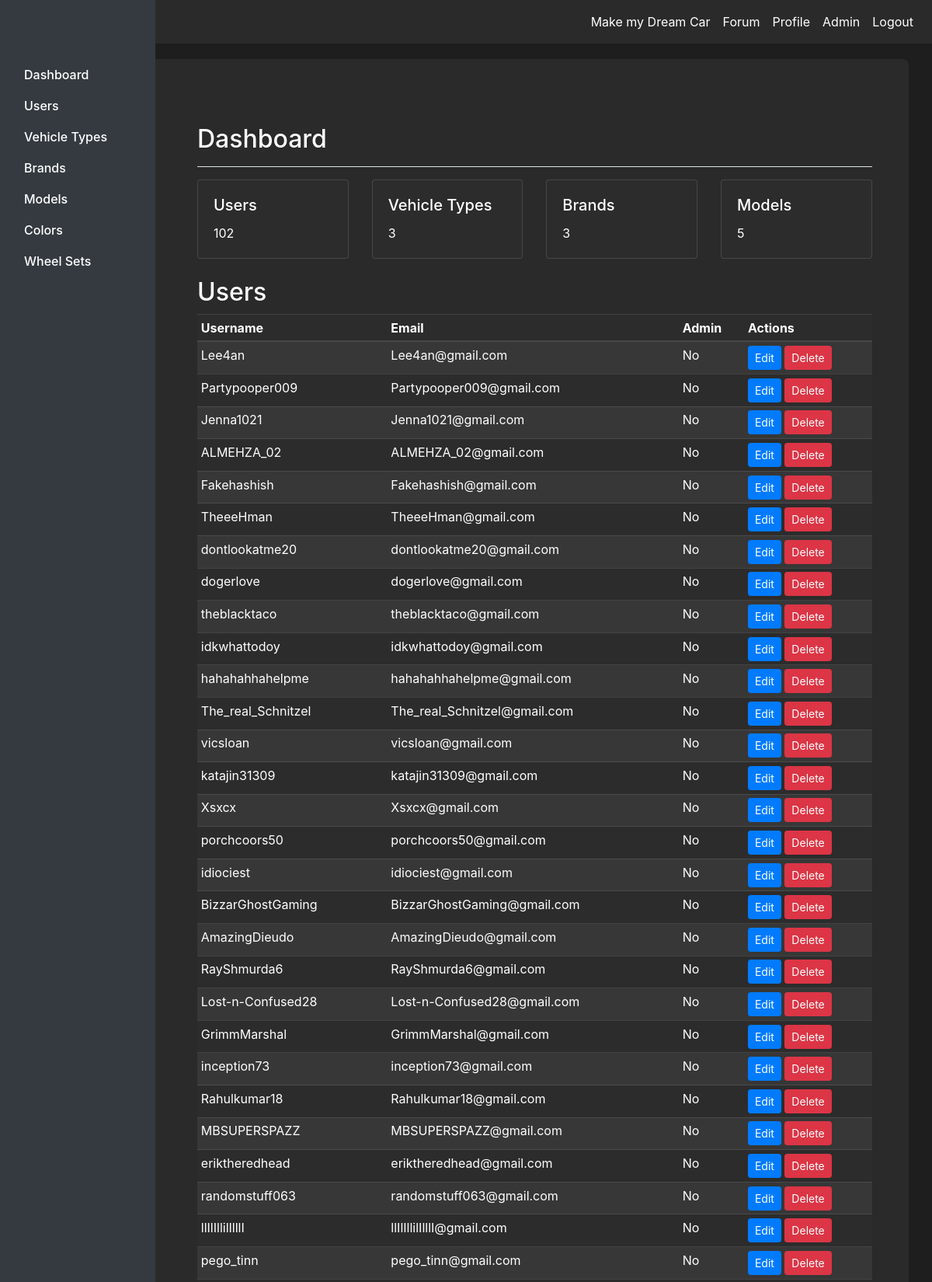
Screenshot of /admin (signed in, upper part) with the database file from the repository.
### tables this page shows
CREATE TABLE user (
    user_id INTEGER PRIMARY KEY AUTOINCREMENT,
    username VARCHAR(64) NOT NULL,
    email VARCHAR(100) NOT NULL,
    password_hash VARCHAR(255) NOT NULL,
    created_at DATETIME DEFAULT CURRENT_TIMESTAMP,
    admin INTEGER DEFAULT 0
);

### app.py (the view)
@app.route('/admin')
@login_required
def admin():
    if not current_user.admin:
        flash('Access denied. Admin privileges required.')
        return redirect(url_for('home'))
    conn = get_db_connection()
    users = User.get_all_users()
    vehicle_types = conn.execute('SELECT * FROM vehicle_type').fetchall()
    brands = conn.execute('SELECT * FROM brand').fetchall()
    models = conn.execute('''
        SELECT model.model_id, model.name as model_name, brand.name as brand_name, vehicle_type.name as type_name
        FROM model
        JOIN brand ON model.brand_id = brand.brand_id
        JOIN vehicle_type ON model.type_id = vehicle_type.type_id
        ORDER BY model.name
    ''').fetchall()
    colors = conn.execute('SELECT * FROM color').fetchall()
    wheel_sets = conn.execute('SELECT * FROM wheel_set').fetchall()
    conn.close()
    return render_template('admin.html', users=users, vehicle_types=vehicle_types,
                           brands=brands, models=models, colors=colors, wheel_sets=wheel_sets)

### app.py (called while the page is built)
def get_db_connection():
    conn = sqlite3.connect(DATABASE)
    conn.row_factory = sqlite3.Row  # This enables column access by name: row['column_name']
    return conn

@login_manager.user_loader
def load_user(user_id):
    return User.get(user_id)

    @staticmethod
    def get(user_id):
        conn = get_db_connection()
        user_data = conn.execute('SELECT * FROM user WHERE user_id = ?', (user_id,)).fetchone()
        conn.close()
        if user_data:
            return User(
                user_id=user_data['user_id'],
                username=user_data['username'],
                email=user_data['email'],
                password_hash=user_data['password_hash'],
                admin=bool(user_data['admin'])
            )
        return None

    @staticmethod
    def get_all_users():
        conn = get_db_connection()
        users_data = conn.execute('SELECT * FROM user').fetchall()
        conn.close()
        users = []
        for user_data in users_data:
            users.append(User(
                user_id=user_data['user_id'],
                username=user_data['username'],
                email=user_data['email'],
                password_hash=user_data['password_hash'],
                admin=bool(user_data['admin'])
            ))
        return users

### templates/admin.html (shortened to what this page needs)
{% extends "base.html" %}
{% block content %}
<div class="container-fluid">
    <div class="row">
        <nav id="sidebarMenu" class="col-md-3 col-lg-2 d-md-block bg-dark sidebar collapse">
            <div class="position-sticky pt-3">
                <ul class="nav flex-column">
                    <li class="nav-item">
                        <a class="nav-link active" href="#dashboard">
                            Dashboard
                        </a>
                    </li>
                    <li class="nav-item">
                        <a class="nav-link" href="#users">
                            Users
                        </a>
                    </li>
                    <li class="nav-item">
                        <a class="nav-link" href="#vehicle_types">
                            Vehicle Types
                        </a>
                    </li>
                    <li class="nav-item">
                        <a class="nav-link" href="#brands">
                            Brands
                        </a>
                    </li>
                    <li class="nav-item">
                        <a class="nav-link" href="#models">
                            Models
                        </a>
                    </li>
                    <li class="nav-item">
                        <a class="nav-link" href="#colors">
                            Colors
                        </a>
                    </li>
                    <li class="nav-item">
                        <a class="nav-link" href="#wheel_sets">
                            Wheel Sets
                        </a>
                    </li>
                </ul>
            </div>
        </nav>
        <main class="col-md-9 ms-sm-auto col-lg-10 px-md-4">
            <div class="d-flex justify-content-between flex-wrap flex-md-nowrap align-items-center pt-3 pb-2 mb-3 border-bottom">
                <h1 id="dashboard" class="h2">Dashboard</h1>
            </div>
            <div class="row">
                <div class="col-md-3 mb-4">
                    <div class="card bg-primary text-white">
                        <div class="card-body">
                            <h5 id="users" class="card-title">Users</h5>
                            <p class="card-text">{{ users|length }}</p>
                        </div>
                    </div>
                </div>
                <div class="col-md-3 mb-4">
                    <div class="card bg-success text-white">
                        <div class="card-body">
                            <h5 id="vehicle-types" class="card-title">Vehicle Types</h5>
                            <p class="card-text">{{ vehicle_types|length }}</p>
                        </div>
                    </div>
                </div>
                <div class="col-md-3 mb-4">
                    <div class="card bg-warning text-white">
                        <div class="card-body">
                            <h5 id="brands" class="card-title">Brands</h5>
                            <p class="card-text">{{ brands|length }}</p>
                        </div>
                    </div>
                </div>
                <div class="col-md-3 mb-4">
                    <div class="card bg-danger text-white">
                        <div class="card-body">
                            <h5 id="models" class="card-title">Models</h5>
                            <p class="card-text">{{ models|length }}</p>
                        </div>
                    </div>
                </div>
            </div>
            <h2>Users</h2>
            <div class="table-responsive">
                <table class="table table-striped table-sm">
                    <thead>
                        <tr>
                            <th>Username</th>
                            <th>Email</th>
                            <th>Admin</th>
                            <th>Actions</th>
                        </tr>
                    </thead>
                    <tbody>
                        {% for user in users %}
                        <tr>
                            <td>{{ user.username }}</td>
                            <td>{{ user.email }}</td>
                            <td>{{ 'Yes' if user.admin else 'No' }}</td>
                            <td>
                                <a href="{{ url_for('update_user', user_id=user.id) }}" class="btn btn-sm btn-primary">Edit</a>
                                <form action="{{ url_for('delete_user', user_id=user.id) }}" method="post" class="d-inline">
                                    <button type="submit" class="btn btn-sm btn-danger" onclick="return confirm('Are you sure?')">Delete</button>
                                </form>
                            </td>
                        </tr>
                        {% endfor %}
                    </tbody>
                </table>
            </div>
        </main>
    </div>
</div>
{% endblock %}

### static/css/style.css (style rules this page uses)
body { background-color: #1e1e1e; color: #ffffff; }
.navbar-brand, .nav-link { color: #ffffff !important; transition: color 0.3s ease; }
h1, h2, h3, h4, h5, h6 { color: #ffffff; }
.btn-primary { background-color: #007bff; border-color: #007bff; }
.bg-success { background-color: #28a745 !important; }
.bg-warning { background-color: #ffc107 !important; }
.card { background-color: rgba(45, 45, 45, 0.8); border: none; }
.card-body { color: #ffffff; }
a { color: #007bff; }
.nav-link { color: #ffffff; }
.nav-link:hover, .nav-link.active { color: #007bff; }
.table { color: #ffffff; background-color: rgba(45, 45, 45, 0.8); }
.table thead th { border-bottom-color: rgba(255, 255, 255, 0.1); }
.table td, .table th { border-top-color: rgba(255, 255, 255, 0.1); }
.card.bg-primary, .card.bg-success, .card.bg-warning, .card.bg-danger { background-color: rgba(45, 45, 45, 0.8) !important; }
.card-title { color: #ffffff; }
.sidebar { position: fixed; top: 0; bottom: 0; left: 0; width: 250px; background-color: #343a40; padding-top: 60px; z-index: 1000; overflow-y: auto; }
main { margin-left: 180px; padding: 20px; }
.sidebar .nav-link { font-weight: 500; color: #999; }
.sidebar .nav-link:hover, .sidebar .nav-link.active { color: #007bff; }
main { padding-top: 48px; }
.table { color: #fff; }
.table-striped tbody tr:nth-of-type(odd) { background-color: rgba(255, 255, 255, .05); }
.card { background-color: #2d2d2d; border: 1px solid rgba(255, 255, 255, .125); }
.btn-danger { background-color: #dc3545; border-color: #dc3545; }

### rows the page displays
user: username "Lee4an", email "Lee4an@gmail.com", admin "No"
user: username "Partypooper009", email "Partypooper009@gmail.com", admin "No"
user: username "Jenna1021", email "Jenna1021@gmail.com", admin "No"
user: username "ALMEHZA_02", email "ALMEHZA_02@gmail.com", admin "No"
user: username "Fakehashish", email "Fakehashish@gmail.com", admin "No"
user: username "TheeeHman", email "TheeeHman@gmail.com", admin "No"
user: username "dontlookatme20", email "dontlookatme20@gmail.com", admin "No"
user: username "dogerlove", email "dogerlove@gmail.com", admin "No"
user: username "theblacktaco", email "theblacktaco@gmail.com", admin "No"
user: username "idkwhattodoy", email "idkwhattodoy@gmail.com", admin "No"
user: username "hahahahhahelpme", email "hahahahhahelpme@gmail.com", admin "No"
user: username "The_real_Schnitzel", email "The_real_Schnitzel@gmail.com", admin "No"
user: username "vicsloan", email "vicsloan@gmail.com", admin "No"
user: username "katajin31309", email "katajin31309@gmail.com", admin "No"
user: username "Xsxcx", email "Xsxcx@gmail.com", admin "No"
user: username "porchcoors50", email "porchcoors50@gmail.com", admin "No"
user: username "idiociest", email "idiociest@gmail.com", admin "No"
user: username "BizzarGhostGaming", email "BizzarGhostGaming@gmail.com", admin "No"
user: username "AmazingDieudo", email "AmazingDieudo@gmail.com", admin "No"
user: username "RayShmurda6", email "RayShmurda6@gmail.com", admin "No"
user: username "Lost-n-Confused28", email "Lost-n-Confused28@gmail.com", admin "No"
user: username "GrimmMarshal", email "GrimmMarshal@gmail.com", admin "No"
user: username "inception73", email "inception73@gmail.com", admin "No"
user: username "Rahulkumar18", email "Rahulkumar18@gmail.com", admin "No"
user: username "MBSUPERSPAZZ", email "MBSUPERSPAZZ@gmail.com", admin "No"
user: username "eriktheredhead", email "eriktheredhead@gmail.com", admin "No"
user: username "randomstuff063", email "randomstuff063@gmail.com", admin "No"
user: username "llIlIllilIlllI", email "llIlIllilIlllI@gmail.com", admin "No"
user: username "pego_tinn", email "pego_tinn@gmail.com", admin "No"

### other values shown
{{ users|length }} "102"
{{ vehicle_types|length }} "3"
{{ brands|length }} "3"
{{ models|length }} "5"
